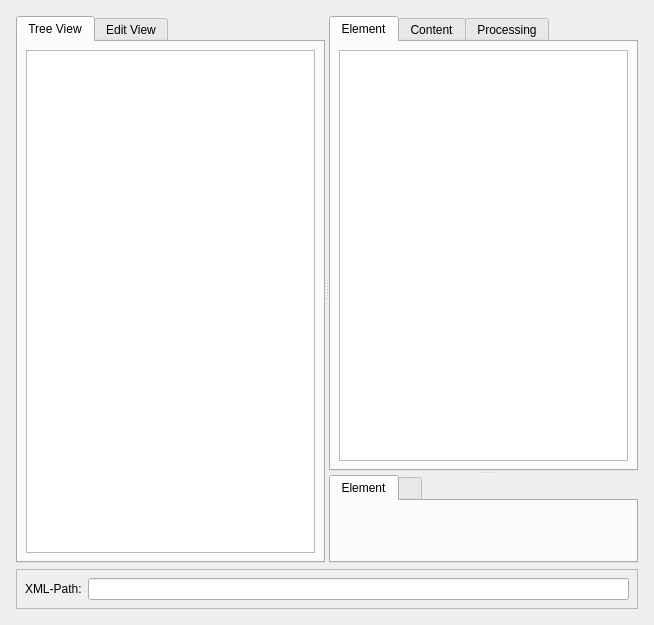
<ui version="4.0" >
 <author></author>
 <comment></comment>
 <exportmacro></exportmacro>
 <class>XmlWindow</class>
 <widget class="QWidget" name="XmlWindow" >
  <property name="geometry" >
   <rect>
    <x>0</x>
    <y>0</y>
    <width>654</width>
    <height>625</height>
   </rect>
  </property>
  <property name="windowTitle" >
   <string>MainWindow</string>
  </property>
  <layout class="QVBoxLayout" >
   <property name="margin" >
    <number>8</number>
   </property>
   <property name="spacing" >
    <number>6</number>
   </property>
   <item>
    <layout class="QVBoxLayout" >
     <property name="margin" >
      <number>8</number>
     </property>
     <property name="spacing" >
      <number>6</number>
     </property>
     <item>
      <widget class="QSplitter" name="splitter_3" >
       <property name="orientation" >
        <enum>Qt::Horizontal</enum>
       </property>
       <layout class="QHBoxLayout" >
        <property name="margin" >
         <number>8</number>
        </property>
        <property name="spacing" >
         <number>6</number>
        </property>
       </layout>
       <widget class="QTabWidget" name="tabFile" >
        <widget class="QWidget" name="tabTree" >
         <attribute name="title" >
          <string>Tree View</string>
         </attribute>
         <layout class="QVBoxLayout" >
          <property name="margin" >
           <number>8</number>
          </property>
          <property name="spacing" >
           <number>6</number>
          </property>
          <item>
           <widget class="QTreeView" name="treeViewFile" />
          </item>
         </layout>
        </widget>
        <widget class="QWidget" name="tabEdit" >
         <attribute name="title" >
          <string>Edit View</string>
         </attribute>
         <layout class="QVBoxLayout" >
          <property name="margin" >
           <number>8</number>
          </property>
          <property name="spacing" >
           <number>6</number>
          </property>
          <item>
           <widget class="CoaTextEdit" name="textedit_2" />
          </item>
         </layout>
        </widget>
       </widget>
       <widget class="QSplitter" name="splitter_4" >
        <property name="orientation" >
         <enum>Qt::Vertical</enum>
        </property>
        <layout class="QVBoxLayout" >
         <property name="margin" >
          <number>8</number>
         </property>
         <property name="spacing" >
          <number>6</number>
         </property>
        </layout>
        <widget class="QTabWidget" name="tabElement" >
         <widget class="QWidget" name="tabElement_2" >
          <attribute name="title" >
           <string>Element</string>
          </attribute>
          <layout class="QVBoxLayout" >
           <property name="margin" >
            <number>8</number>
           </property>
           <property name="spacing" >
            <number>6</number>
           </property>
           <item>
            <widget class="QTableView" name="tableViewElement" />
           </item>
          </layout>
         </widget>
         <widget class="QWidget" name="tabContent" >
          <attribute name="title" >
           <string>Content</string>
          </attribute>
          <layout class="QVBoxLayout" >
           <property name="margin" >
            <number>8</number>
           </property>
           <property name="spacing" >
            <number>6</number>
           </property>
           <item>
            <widget class="CoaTextEdit" name="textedit" />
           </item>
          </layout>
         </widget>
         <widget class="QWidget" name="tabProcessing" >
          <attribute name="title" >
           <string>Processing</string>
          </attribute>
         </widget>
        </widget>
        <widget class="QTabWidget" name="tabAttribute" >
         <widget class="QWidget" name="tab" >
          <attribute name="title" >
           <string>Element</string>
          </attribute>
          <layout class="QVBoxLayout" >
           <property name="margin" >
            <number>8</number>
           </property>
           <property name="spacing" >
            <number>6</number>
           </property>
           <item>
            <widget class="CoaTextBrowser" name="textbrowser_2" />
           </item>
          </layout>
         </widget>
         <widget class="QWidget" name="tab" >
          <attribute name="title" >
           <string/>
          </attribute>
         </widget>
        </widget>
       </widget>
      </widget>
     </item>
     <item>
      <widget class="QFrame" name="frame" >
       <property name="sizePolicy" >
        <sizepolicy>
         <hsizetype>1</hsizetype>
         <vsizetype>4</vsizetype>
         <horstretch>0</horstretch>
         <verstretch>0</verstretch>
        </sizepolicy>
       </property>
       <property name="frameShape" >
        <enum>QFrame::StyledPanel</enum>
       </property>
       <property name="frameShadow" >
        <enum>QFrame::Raised</enum>
       </property>
       <layout class="QHBoxLayout" >
        <property name="margin" >
         <number>8</number>
        </property>
        <property name="spacing" >
         <number>6</number>
        </property>
        <item>
         <layout class="QHBoxLayout" >
          <property name="margin" >
           <number>0</number>
          </property>
          <property name="spacing" >
           <number>6</number>
          </property>
          <item>
           <widget class="QLabel" name="label" >
            <property name="text" >
             <string>XML-Path:</string>
            </property>
           </widget>
          </item>
          <item>
           <widget class="QLineEdit" name="linePath" />
          </item>
         </layout>
        </item>
       </layout>
      </widget>
     </item>
    </layout>
   </item>
  </layout>
 </widget>
 <pixmapfunction></pixmapfunction>
 <customwidgets>
  <customwidget>
   <class>CoaTextBrowser</class>
   <extends>QWidget</extends>
   <header>coatextbrowser.h</header>
   <container>1</container>
   <pixmap></pixmap>
  </customwidget>
  <customwidget>
   <class>CoaTextEdit</class>
   <extends>QWidget</extends>
   <header>coatextedit.h</header>
   <container>1</container>
   <pixmap></pixmap>
  </customwidget>
 </customwidgets>
 <resources>
  <include location="oaeditor.qrc" />
 </resources>
 <connections/>
</ui>
